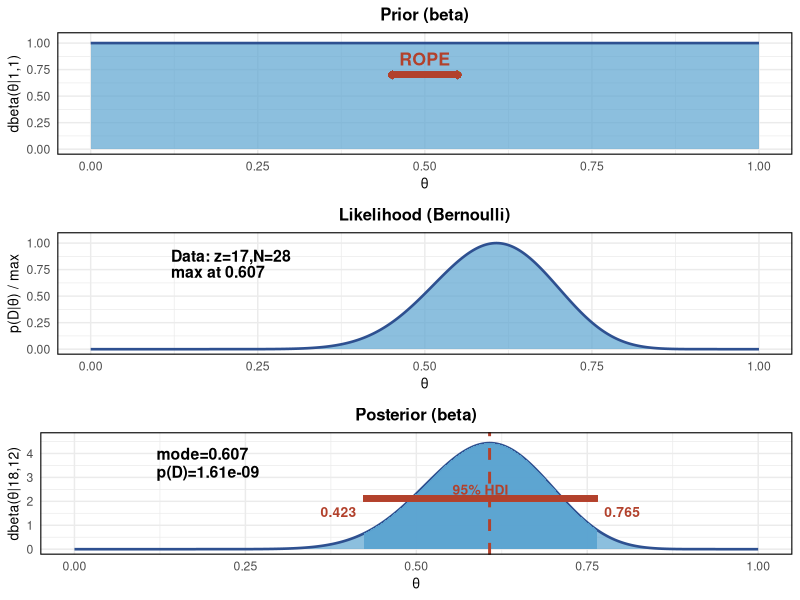

This figure's R source:
# ╔═══════════════════════════════════════════════════════════════════╗
# ║         C语言 vs Python性能比较：正确版本（参考图相符）           ║
# ║                 Beta(1,1)无信息先验版本                           ║
# ╚═══════════════════════════════════════════════════════════════════╝

library(ggplot2)
library(gridExtra)

# ========== 正确的参数设定 ==========
# 先验：Beta(1, 1) - 无信息先验（完全平坦）
a_prior <- 1
b_prior <- 1

# 实验数据
n <- 28
z <- 17

# 后验参数
a_posterior <- a_prior + z
b_posterior <- b_prior + (n - z)

# ROPE区间
rope_lower <- 0.45
rope_upper <- 0.55

# ========== 生成θ序列 ==========
theta <- seq(0, 1, length.out = 1000)

# ========== 1. 先验分布 Beta(1, 1) ==========
prior <- dbeta(theta, a_prior, b_prior)
df_prior <- data.frame(theta = theta, density = prior)

# ========== 2. 似然函数 ==========
likelihood <- theta^z * (1 - theta)^(n - z)
likelihood <- likelihood / max(likelihood)
likelihood_max <- z / n

df_likelihood <- data.frame(theta = theta, density = likelihood)

# ========== 3. 后验分布 Beta(18, 12) ==========
posterior <- dbeta(theta, a_posterior, b_posterior)
posterior_mode <- (a_posterior - 1) / (a_posterior + b_posterior - 2)

# 计算后验的HDI (95%)
posterior_quantiles <- qbeta(c(0.025, 0.975), a_posterior, b_posterior)
posterior_hdi_lower <- posterior_quantiles[1]
posterior_hdi_upper <- posterior_quantiles[2]

# 边际似然 - 用Beta函数形式（与参考图一致）
# p(D) = Beta(z+a, n-z+b) / Beta(a, b)
p_D <- beta(z + a_prior, (n - z) + b_prior) / beta(a_prior, b_prior)

df_posterior <- data.frame(theta = theta, density = posterior)

# ========== 打印统计摘要 ==========
cat("\n")
cat("╔═══════════════════════════════════════════════════════════════════╗\n")
cat("║           贝叶斯分析：C vs Python 性能 (正确版本)                 ║\n")
cat("╚═══════════════════════════════════════════════════════════════════╝\n")
cat(sprintf("先验分布：Beta(%d, %d) - 无信息先验\n\n", a_prior, b_prior))
cat(sprintf("实验数据：N=%d, z=%d (C程序快%d/%d = %.2f%%)\n\n", n, z, z, n, (z/n)*100))
cat(sprintf("后验分布：Beta(%d, %d)\n", a_posterior, b_posterior))
cat(sprintf("  Mode：%.4f\n", posterior_mode))
cat(sprintf("  95%% HDI：[%.3f, %.3f]\n", posterior_hdi_lower, posterior_hdi_upper))
cat(sprintf("  边际似然 p(D)：%.2e\n\n", p_D))

# ========== 绘制三个图表 ==========

# 【图1】先验分布
p1 <- ggplot(df_prior, aes(x = theta, y = density)) +
  geom_area(fill = "#5BA3D0", alpha = 0.7, color = NA) +
  geom_line(color = "#2E5090", linewidth = 0.9) +
  # ROPE标注
  annotate("text", x = 0.5, y = max(prior) * 0.85,
           label = "ROPE", color = "#B2412C", fontface = "bold", size = 4.5) +
  geom_segment(aes(x = rope_lower, xend = rope_upper, y = max(prior) * 0.70, yend = max(prior) * 0.70),
               color = "#B2412C", linewidth = 2, arrow = arrow(ends = "both", length = unit(0.08, "cm"))) +
  xlim(0, 1) + ylim(0, max(prior) * 1.05) +
  labs(title = "Prior (beta)",
       x = "θ",
       y = sprintf("dbeta(θ|%d,%d)", a_prior, b_prior)) +
  theme_minimal() +
  theme(
    plot.title = element_text(hjust = 0.5, size = 12, face = "bold"),
    axis.title = element_text(size = 10),
    panel.border = element_rect(fill = NA, color = "black", linewidth = 0.75)
  )

# 【图2】似然函数
p2 <- ggplot(df_likelihood, aes(x = theta, y = density)) +
  geom_area(fill = "#5BA3D0", alpha = 0.7, color = NA) +
  geom_line(color = "#2E5090", linewidth = 0.9) +
  annotate("text", x = 0.12, y = max(likelihood) * 0.88,
           label = sprintf("Data: z=%d,N=%d", z, n),
           color = "black", fontface = "bold", size = 4, hjust = 0) +
  annotate("text", x = 0.12, y = max(likelihood) * 0.73,
           label = sprintf("max at %.3f", likelihood_max),
           color = "black", fontface = "bold", size = 4, hjust = 0) +
  xlim(0, 1) + ylim(0, max(likelihood) * 1.05) +
  labs(title = "Likelihood (Bernoulli)",
       x = "θ",
       y = "p(D|θ) / max") +
  theme_minimal() +
  theme(
    plot.title = element_text(hjust = 0.5, size = 12, face = "bold"),
    axis.title = element_text(size = 10),
    panel.border = element_rect(fill = NA, color = "black", linewidth = 0.75)
  )

# 【图3】后验分布
p3 <- ggplot(df_posterior, aes(x = theta, y = density)) +
  geom_area(fill = "#5BA3D0", alpha = 0.7, color = NA) +
  geom_line(color = "#2E5090", linewidth = 0.9) +
  geom_area(data = df_posterior[df_posterior$theta >= posterior_hdi_lower & 
                                df_posterior$theta <= posterior_hdi_upper, ],
            fill = "#5BA3D0", alpha = 0.95, color = NA) +
  geom_vline(xintercept = posterior_mode, color = "#B2412C", linetype = "dashed", linewidth = 1) +
  annotate("text", x = 0.12, y = max(posterior) * 0.90,
           label = sprintf("mode=%.3f", posterior_mode),
           color = "black", fontface = "bold", size = 4, hjust = 0) +
  annotate("text", x = 0.12, y = max(posterior) * 0.73,
           label = sprintf("p(D)=%.2e", p_D),
           color = "black", fontface = "bold", size = 4, hjust = 0) +
  geom_segment(aes(x = posterior_hdi_lower, xend = posterior_hdi_upper, 
                   y = max(posterior) * 0.48, yend = max(posterior) * 0.48),
               color = "#B2412C", linewidth = 2) +
  annotate("text", x = (posterior_hdi_lower + posterior_hdi_upper)/2, y = max(posterior) * 0.56,
           label = "95% HDI", color = "#B2412C", fontface = "bold", size = 3.5) +
  annotate("text", x = posterior_hdi_lower - 0.01, y = max(posterior) * 0.35,
           label = sprintf("%.3f", posterior_hdi_lower),
           color = "#B2412C", fontface = "bold", size = 3.5, hjust = 1) +
  annotate("text", x = posterior_hdi_upper + 0.01, y = max(posterior) * 0.35,
           label = sprintf("%.3f", posterior_hdi_upper),
           color = "#B2412C", fontface = "bold", size = 3.5, hjust = 0) +
  xlim(0, 1) + ylim(0, max(posterior) * 1.05) +
  labs(title = "Posterior (beta)",
       x = "θ",
       y = sprintf("dbeta(θ|%d,%d)", a_posterior, b_posterior)) +
  theme_minimal() +
  theme(
    plot.title = element_text(hjust = 0.5, size = 12, face = "bold"),
    axis.title = element_text(size = 10),
    panel.border = element_rect(fill = NA, color = "black", linewidth = 0.75)
  )

# 组合图表
combined <- gridExtra::grid.arrange(p1, p2, p3, ncol = 1, heights = c(1, 1, 1))
print(combined)

# 保存
ggsave("bayesian_analysis_correct.png", combined, width = 8.5, height = 10.5, dpi = 300)

cat("\n✅ 正确版本图表已保存：bayesian_analysis_correct.png\n")
cat("   (现在与参考图的数值相符)\n")
